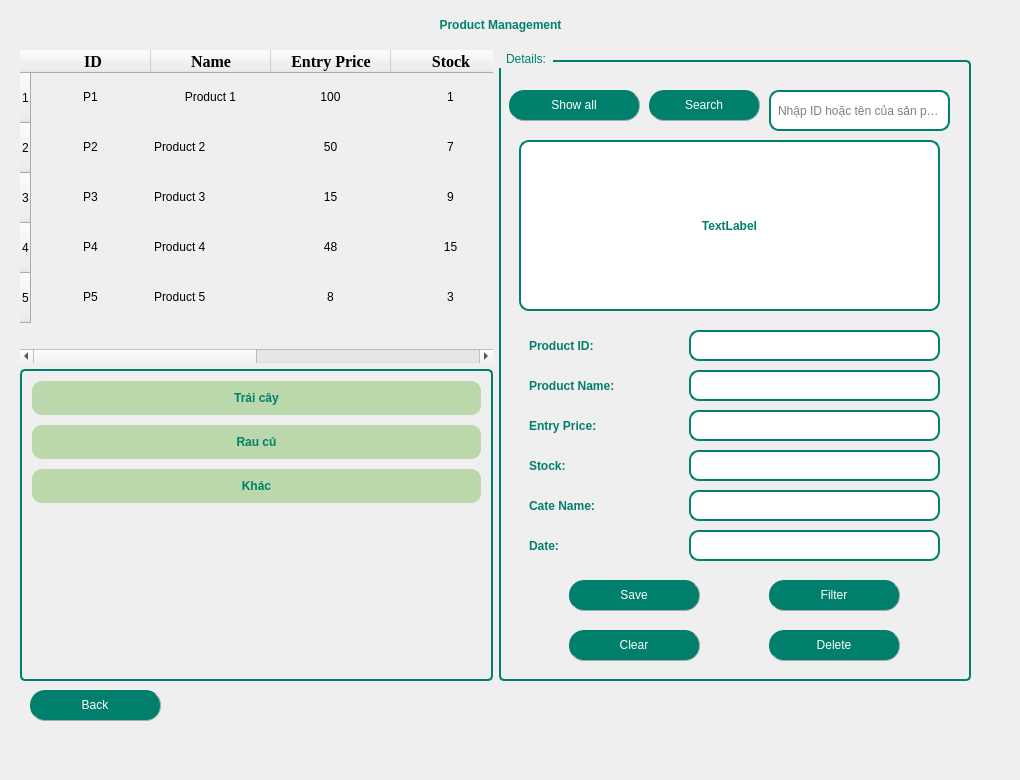
  <widget class="QWidget" name="centralwidget">
   <widget class="QLabel" name="label">
    <property name="geometry">
     <rect>
      <x>20</x>
      <y>0</y>
      <width>961</width>
      <height>50</height>
     </rect>
    </property>
    <property name="sizePolicy">
     <sizepolicy hsizetype="Expanding" vsizetype="Expanding">
      <horstretch>0</horstretch>
      <verstretch>0</verstretch>
     </sizepolicy>
    </property>
    <property name="maximumSize">
     <size>
      <width>16777215</width>
      <height>50</height>
     </size>
    </property>
    <property name="focusPolicy">
     <enum>Qt::NoFocus</enum>
    </property>
    <property name="autoFillBackground">
     <bool>false</bool>
    </property>
    <property name="styleSheet">
     <string notr="true">QLabel {
	font: bold 22pt &quot;Tahoma&quot;;        /* Cỡ chữ */
    color: #00806c;             /* Màu chữ */
    font-weight: bold;      /* Chữ đậm */

}
</string>
    </property>
    <property name="frameShape">
     <enum>QFrame::NoFrame</enum>
    </property>
    <property name="frameShadow">
     <enum>QFrame::Plain</enum>
    </property>
    <property name="text">
     <string>Product Management</string>
    </property>
    <property name="scaledContents">
     <bool>false</bool>
    </property>
    <property name="alignment">
     <set>Qt::AlignCenter</set>
    </property>
   </widget>
   <widget class="QLabel" name="labelBackground">
    <property name="geometry">
     <rect>
      <x>0</x>
      <y>-30</y>
      <width>1011</width>
      <height>771</height>
     </rect>
    </property>
    <property name="text">
     <string/>
    </property>
    <property name="textFormat">
     <enum>Qt::AutoText</enum>
    </property>
    <property name="pixmap">
     <pixmap>../../images/backgrproduct.gif</pixmap>
    </property>
    <property name="scaledContents">
     <bool>true</bool>
    </property>
   </widget>
   <widget class="QPushButton" name="pushButtonBack">
    <property name="geometry">
     <rect>
      <x>30</x>
      <y>690</y>
      <width>131</width>
      <height>31</height>
     </rect>
    </property>
    <property name="styleSheet">
     <string notr="true">QPushButton{
        border-radius: 15px;
		border-right: 1px solid #aaaaaa;
		border-bottom: 1px solid #aaaaaa;
		font: bold 12pt &quot;Tahoma&quot;; /* Chữ in đậm */

}

QPushButton:enabled {
		background-color: #00806c;
		color: White;
}

QPushButton:pressed {
		background-color: #dfc456;
		color: #fffffe;
}


QPushButton:hover:!pressed {
		background-color: #86ad6f;
		color: #0c2f70;
}

QPushButton:disabled {
		background-color: #aaaaaa;
		color: #ffffff;
}
</string>
    </property>
    <property name="text">
     <string>Back</string>
    </property>
    <property name="icon">
     <iconset>
      <normaloff>../../images/back.png</normaloff>../../images/back.png</iconset>
    </property>
    <property name="iconSize">
     <size>
      <width>25</width>
      <height>25</height>
     </size>
    </property>
    <property name="checkable">
     <bool>false</bool>
    </property>
    <property name="autoRepeat">
     <bool>false</bool>
    </property>
   </widget>
   <widget class="QWidget" name="horizontalLayoutWidget">
    <property name="geometry">
     <rect>
      <x>20</x>
      <y>50</y>
      <width>951</width>
      <height>631</height>
     </rect>
    </property>
    <layout class="QHBoxLayout" name="horizontalLayout">
     <property name="sizeConstraint">
      <enum>QLayout::SetMaximumSize</enum>
     </property>
     <item>
      <layout class="QVBoxLayout" name="verticalLayout_3">
       <item>
        <widget class="QTableWidget" name="tableWidgetProduct">
         <property name="enabled">
          <bool>true</bool>
         </property>
         <property name="maximumSize">
          <size>
           <width>500</width>
           <height>700</height>
          </size>
         </property>
         <property name="styleSheet">
          <string notr="true">QTableWidget {
    font: 11pt &quot;Tahoma&quot;;
    background: transparent;
}

QTableWidget::item:hover {
    background-color: white; /* Màu xanh nhạt khi di chuột */
}

QHeaderView::section:hover {
    background-color: #AED6F1; /* Màu xanh dương nhạt khi di chuột vào tiêu đề */
}
</string>
         </property>
         <property name="frameShape">
          <enum>QFrame::NoFrame</enum>
         </property>
         <property name="frameShadow">
          <enum>QFrame::Plain</enum>
         </property>
         <property name="horizontalScrollBarPolicy">
          <enum>Qt::ScrollBarAsNeeded</enum>
         </property>
         <property name="sizeAdjustPolicy">
          <enum>QAbstractScrollArea::AdjustIgnored</enum>
         </property>
         <property name="alternatingRowColors">
          <bool>false</bool>
         </property>
         <property name="selectionMode">
          <enum>QAbstractItemView::ContiguousSelection</enum>
         </property>
         <property name="selectionBehavior">
          <enum>QAbstractItemView::SelectRows</enum>
         </property>
         <property name="verticalScrollMode">
          <enum>QAbstractItemView::ScrollPerItem</enum>
         </property>
         <property name="showGrid">
          <bool>true</bool>
         </property>
         <property name="gridStyle">
          <enum>Qt::SolidLine</enum>
         </property>
         <property name="sortingEnabled">
          <bool>false</bool>
         </property>
         <property name="wordWrap">
          <bool>true</bool>
         </property>
         <property name="cornerButtonEnabled">
          <bool>true</bool>
         </property>
         <attribute name="horizontalHeaderVisible">
          <bool>true</bool>
         </attribute>
         <attribute name="horizontalHeaderCascadingSectionResizes">
          <bool>false</bool>
         </attribute>
         <attribute name="horizontalHeaderDefaultSectionSize">
          <number>120</number>
         </attribute>
         <attribute name="horizontalHeaderHighlightSections">
          <bool>true</bool>
         </attribute>
         <attribute name="horizontalHeaderMinimumSectionSize">
          <number>70</number>
         </attribute>
         <attribute name="verticalHeaderVisible">
          <bool>true</bool>
         </attribute>
         <attribute name="verticalHeaderCascadingSectionResizes">
          <bool>false</bool>
         </attribute>
         <attribute name="verticalHeaderDefaultSectionSize">
          <number>50</number>
         </attribute>
         <attribute name="verticalHeaderHighlightSections">
          <bool>true</bool>
         </attribute>
         <attribute name="verticalHeaderMinimumSectionSize">
          <number>50</number>
         </attribute>
         <attribute name="verticalHeaderShowSortIndicator" stdset="0">
          <bool>false</bool>
         </attribute>
         <attribute name="verticalHeaderStretchLastSection">
          <bool>false</bool>
         </attribute>
         <row>
          <property name="text">
           <string>1</string>
          </property>
         </row>
         <row>
          <property name="text">
           <string>2</string>
          </property>
         </row>
         <row>
          <property name="text">
           <string>3</string>
          </property>
         </row>
         <row>
          <property name="text">
           <string>4</string>
          </property>
         </row>
         <row>
          <property name="text">
           <string>5</string>
          </property>
         </row>
         <column>
          <property name="text">
           <string> ID</string>
          </property>
          <property name="font">
           <font>
            <family>Times New Roman</family>
            <pointsize>12</pointsize>
            <weight>75</weight>
            <bold>true</bold>
           </font>
          </property>
          <property name="textAlignment">
           <set>AlignCenter</set>
          </property>
          <property name="background">
           <color>
            <red>255</red>
            <green>255</green>
            <blue>255</blue>
           </color>
          </property>
         </column>
         <column>
          <property name="text">
           <string>Name</string>
          </property>
          <property name="font">
           <font>
            <family>Times New Roman</family>
            <pointsize>12</pointsize>
            <weight>75</weight>
            <bold>true</bold>
           </font>
          </property>
          <property name="textAlignment">
           <set>AlignCenter</set>
          </property>
         </column>
         <column>
          <property name="text">
           <string>Entry Price</string>
          </property>
          <property name="font">
           <font>
            <family>Times New Roman</family>
            <pointsize>12</pointsize>
            <weight>75</weight>
            <bold>true</bold>
           </font>
          </property>
          <property name="textAlignment">
           <set>AlignCenter</set>
          </property>
         </column>
         <column>
          <property name="text">
           <string>Stock</string>
          </property>
          <property name="font">
           <font>
            <family>Times New Roman</family>
            <pointsize>12</pointsize>
            <weight>75</weight>
            <bold>true</bold>
           </font>
          </property>
          <property name="textAlignment">
           <set>AlignCenter</set>
          </property>
         </column>
         <column>
          <property name="text">
           <string>Cate ID</string>
          </property>
          <property name="font">
           <font>
            <family>Times New Roman</family>
            <pointsize>12</pointsize>
            <weight>75</weight>
            <bold>true</bold>
           </font>
          </property>
          <property name="textAlignment">
           <set>AlignCenter</set>
          </property>
         </column>
         <column>
          <property name="text">
           <string>Date</string>
          </property>
          <property name="font">
           <font>
            <family>Times New Roman</family>
            <pointsize>12</pointsize>
            <weight>75</weight>
            <bold>true</bold>
           </font>
          </property>
          <property name="textAlignment">
           <set>AlignCenter</set>
          </property>
         </column>
         <item row="0" column="0">
          <property name="text">
           <string>P1</string>
          </property>
          <property name="textAlignment">
           <set>AlignCenter</set>
          </property>
         </item>
         <item row="0" column="1">
          <property name="text">
           <string>Product 1</string>
          </property>
          <property name="textAlignment">
           <set>AlignCenter</set>
          </property>
         </item>
         <item row="0" column="2">
          <property name="text">
           <string>100</string>
          </property>
          <property name="textAlignment">
           <set>AlignCenter</set>
          </property>
         </item>
         <item row="0" column="3">
          <property name="text">
           <string>1</string>
          </property>
          <property name="textAlignment">
           <set>AlignCenter</set>
          </property>
         </item>
         <item row="0" column="4">
          <property name="text">
           <string>C1</string>
          </property>
          <property name="textAlignment">
           <set>AlignCenter</set>
          </property>
         </item>
         <item row="1" column="0">
          <property name="text">
           <string>P2</string>
          </property>
          <property name="textAlignment">
           <set>AlignCenter</set>
          </property>
         </item>
         <item row="1" column="1">
          <property name="text">
           <string>Product 2</string>
          </property>
         </item>
         <item row="1" column="2">
          <property name="text">
           <string>50</string>
          </property>
          <property name="textAlignment">
           <set>AlignCenter</set>
          </property>
         </item>
         <item row="1" column="3">
          <property name="text">
           <string>7</string>
          </property>
          <property name="textAlignment">
           <set>AlignCenter</set>
          </property>
         </item>
         <item row="1" column="4">
          <property name="text">
           <string>C2</string>
          </property>
          <property name="textAlignment">
           <set>AlignCenter</set>
          </property>
         </item>
         <item row="2" column="0">
          <property name="text">
           <string>P3</string>
          </property>
          <property name="textAlignment">
           <set>AlignCenter</set>
          </property>
         </item>
         <item row="2" column="1">
          <property name="text">
           <string>Product 3</string>
          </property>
         </item>
         <item row="2" column="2">
          <property name="text">
           <string>15</string>
          </property>
          <property name="textAlignment">
           <set>AlignCenter</set>
          </property>
         </item>
         <item row="2" column="3">
          <property name="text">
           <string>9</string>
          </property>
          <property name="textAlignment">
           <set>AlignCenter</set>
          </property>
         </item>
         <item row="2" column="4">
          <property name="text">
           <string>C2</string>
          </property>
          <property name="textAlignment">
           <set>AlignCenter</set>
          </property>
         </item>
         <item row="3" column="0">
          <property name="text">
           <string>P4</string>
          </property>
          <property name="textAlignment">
           <set>AlignCenter</set>
          </property>
         </item>
         <item row="3" column="1">
          <property name="text">
           <string>Product 4</string>
          </property>
         </item>
         <item row="3" column="2">
          <property name="text">
           <string>48</string>
          </property>
          <property name="textAlignment">
           <set>AlignCenter</set>
          </property>
         </item>
         <item row="3" column="3">
          <property name="text">
           <string>15</string>
          </property>
          <property name="textAlignment">
           <set>AlignCenter</set>
          </property>
         </item>
         <item row="3" column="4">
          <property name="text">
           <string>C3</string>
          </property>
          <property name="textAlignment">
           <set>AlignCenter</set>
          </property>
         </item>
         <item row="4" column="0">
          <property name="text">
           <string>P5</string>
          </property>
          <property name="textAlignment">
           <set>AlignCenter</set>
          </property>
         </item>
         <item row="4" column="1">
          <property name="text">
           <string>Product 5</string>
          </property>
         </item>
         <item row="4" column="2">
          <property name="text">
           <string>8</string>
          </property>
          <property name="textAlignment">
           <set>AlignCenter</set>
          </property>
         </item>
         <item row="4" column="3">
          <property name="text">
           <string>3</string>
          </property>
          <property name="textAlignment">
           <set>AlignCenter</set>
          </property>
         </item>
         <item row="4" column="4">
          <property name="text">
           <string>C1</string>
          </property>
          <property name="textAlignment">
           <set>AlignCenter</set>
          </property>
         </item>
        </widget>
       </item>
       <item>
        <widget class="QListWidget" name="listWidgetCategory">
         <property name="enabled">
          <bool>true</bool>
         </property>
         <property name="maximumSize">
          <size>
           <width>500</width>
           <height>700</height>
          </size>
         </property>
         <property name="styleSheet">
          <string notr="true">QListWidget {
    border: 2px solid #00806c;  /* Viền xanh đậm */
    border-radius: 5px;  /* Bo góc nhẹ */
	background: transparent;
    font: bold 12pt &quot;Tahoma&quot;; /* Font chữ đậm */
    color: #00806c; /* Chữ xanh đậm */
    padding: 5px;
}

QListWidget::item {
    padding: 10px;
    border-radius: 10px; /* Bo góc item */
    background-color: rgb(186, 216, 171); /* Màu xanh nhạt */
    color: #00806c; /* Chữ xanh đậm */
    margin: 5px;
    text-align: center;
    transition: background 0.2s ease-in-out, color 0.2s ease-in-out;
}

QListWidget::item:hover {
    background: white; /* Khi di chuột vào, nền trắng */
    color: #00806c; /* Giữ chữ xanh đậm */
}

QListWidget::item:selected,
QListWidget::item:selected:active {
    background: #00806c; /* Nền xanh đậm khi chọn */
    color: white; /* Chữ trắng nổi bật */
    font-weight: bold;
    border: none; /* Bỏ viền */
    outline: none; /* Không hiển thị đường viền focus */
}
</string>
         </property>
         <property name="frameShape">
          <enum>QFrame::NoFrame</enum>
         </property>
         <property name="verticalScrollBarPolicy">
          <enum>Qt::ScrollBarAsNeeded</enum>
         </property>
         <property name="horizontalScrollBarPolicy">
          <enum>Qt::ScrollBarAsNeeded</enum>
         </property>
         <property name="flow">
          <enum>QListView::TopToBottom</enum>
         </property>
         <item>
          <property name="text">
           <string>Trái cây</string>
          </property>
          <property name="font">
           <font>
            <family>Tahoma</family>
            <weight>75</weight>
            <bold>true</bold>
           </font>
          </property>
          <property name="textAlignment">
           <set>AlignCenter</set>
          </property>
         </item>
         <item>
          <property name="text">
           <string>Rau củ</string>
          </property>
          <property name="font">
           <font>
            <family>Tahoma</family>
            <weight>75</weight>
            <bold>true</bold>
           </font>
          </property>
          <property name="textAlignment">
           <set>AlignCenter</set>
          </property>
         </item>
         <item>
          <property name="text">
           <string>Khác</string>
          </property>
          <property name="font">
           <font>
            <family>Tahoma</family>
            <weight>75</weight>
            <bold>true</bold>
           </font>
          </property>
          <property name="textAlignment">
           <set>AlignCenter</set>
          </property>
         </item>
        </widget>
       </item>
      </layout>
     </item>
     <item>
      <widget class="QGroupBox" name="groupBox">
       <property name="sizePolicy">
        <sizepolicy hsizetype="Expanding" vsizetype="Expanding">
         <horstretch>0</horstretch>
         <verstretch>0</verstretch>
        </sizepolicy>
       </property>
       <property name="maximumSize">
        <size>
         <width>700</width>
         <height>700</height>
        </size>
       </property>
       <property name="styleSheet">
        <string notr="true">QGroupBox {
    border: 2px solid #00806c; /* Viền xanh đậm */
    border-radius: 5px; /* Bo góc nhẹ */
    margin-top: 10px; /* Đẩy tiêu đề lên trên viền */
    font: bold 14pt &quot;Tahoma&quot;; /* Chữ in đậm */
    color: #00806c; /* Màu chữ xanh ngọc */

}

QGroupBox::title {
    subcontrol-origin: margin;
    subcontrol-position: top left; /* Tiêu đề nằm góc trái */
    padding: 2px 5px;
    border-radius: 3px;
}
QLabel {
	font: bold 11pt &quot;Tahoma&quot;;        /* Cỡ chữ */
    color: #00806c;             /* Màu chữ */
    font-weight: bold;      /* Chữ đậm */

}
QLineEdit {
    border: 2px solid #00806c; /* Viền xanh lá đậm */
    border-radius: 10px;       /* Bo tròn góc */
    padding: 5px;              /* Khoảng cách nội dung với viền */
    background-color: white;   /* Nền trắng */
	 font-size: 12px;        /* Cỡ chữ */
}</string>
       </property>
       <property name="title">
        <string>Details:</string>
       </property>
       <property name="alignment">
        <set>Qt::AlignLeading|Qt::AlignLeft|Qt::AlignVCenter</set>
       </property>
       <widget class="QLabel" name="label_2">
        <property name="geometry">
         <rect>
          <x>30</x>
          <y>280</y>
          <width>131</width>
          <height>31</height>
         </rect>
        </property>
        <property name="text">
         <string>Product ID:</string>
        </property>
       </widget>
       <widget class="QLineEdit" name="lineEditProductID">
        <property name="geometry">
         <rect>
          <x>190</x>
          <y>280</y>
          <width>251</width>
          <height>31</height>
         </rect>
        </property>
        <property name="echoMode">
         <enum>QLineEdit::Normal</enum>
        </property>
        <property name="clearButtonEnabled">
         <bool>true</bool>
        </property>
       </widget>
       <widget class="QLabel" name="label_3">
        <property name="geometry">
         <rect>
          <x>30</x>
          <y>320</y>
          <width>151</width>
          <height>31</height>
         </rect>
        </property>
        <property name="text">
         <string>Product Name:</string>
        </property>
       </widget>
       <widget class="QLineEdit" name="lineEditProductName">
        <property name="geometry">
         <rect>
          <x>190</x>
          <y>320</y>
          <width>251</width>
          <height>31</height>
         </rect>
        </property>
        <property name="clearButtonEnabled">
         <bool>true</bool>
        </property>
       </widget>
       <widget class="QLineEdit" name="lineEditPrice">
        <property name="geometry">
         <rect>
          <x>190</x>
          <y>360</y>
          <width>251</width>
          <height>31</height>
         </rect>
        </property>
        <property name="clearButtonEnabled">
         <bool>true</bool>
        </property>
       </widget>
       <widget class="QLabel" name="label_4">
        <property name="geometry">
         <rect>
          <x>30</x>
          <y>360</y>
          <width>121</width>
          <height>31</height>
         </rect>
        </property>
        <property name="text">
         <string>Entry Price:</string>
        </property>
       </widget>
       <widget class="QLineEdit" name="lineEditQuantity">
        <property name="geometry">
         <rect>
          <x>190</x>
          <y>400</y>
          <width>251</width>
          <height>31</height>
         </rect>
        </property>
        <property name="clearButtonEnabled">
         <bool>true</bool>
        </property>
       </widget>
       <widget class="QLabel" name="label_5">
        <property name="geometry">
         <rect>
          <x>30</x>
          <y>400</y>
          <width>121</width>
          <height>31</height>
         </rect>
        </property>
        <property name="text">
         <string>Stock:</string>
        </property>
       </widget>
       <widget class="QLineEdit" name="lineEditCateID">
        <property name="geometry">
         <rect>
          <x>190</x>
          <y>440</y>
          <width>251</width>
          <height>31</height>
         </rect>
        </property>
        <property name="clearButtonEnabled">
         <bool>true</bool>
        </property>
       </widget>
       <widget class="QLabel" name="label_6">
        <property name="geometry">
         <rect>
          <x>30</x>
          <y>440</y>
          <width>121</width>
          <height>31</height>
         </rect>
        </property>
        <property name="text">
         <string>Cate Name:</string>
        </property>
       </widget>
       <widget class="QPushButton" name="pushButtonSave">
        <property name="geometry">
         <rect>
          <x>70</x>
          <y>530</y>
          <width>131</width>
          <height>31</height>
         </rect>
        </property>
        <property name="styleSheet">
         <string notr="true">QPushButton{
        border-radius: 15px;
		border-right: 1px solid #aaaaaa;
		border-bottom: 1px solid #aaaaaa;
		font: bold 12pt &quot;Tahoma&quot;; /* Chữ in đậm */

}

QPushButton:enabled {
		background-color: #00806c;
		color: White;
}

QPushButton:pressed {
		background-color: #dfc456;
		color: #fffffe;
}


QPushButton:hover:!pressed {
		background-color: #86ad6f;
		color: #0c2f70;
}

QPushButton:disabled {
		background-color: #aaaaaa;
		color: #ffffff;
}
</string>
        </property>
        <property name="text">
         <string>Save</string>
        </property>
        <property name="icon">
         <iconset>
          <normaloff>../../images/save (2).png</normaloff>../../images/save (2).png</iconset>
        </property>
        <property name="iconSize">
         <size>
          <width>25</width>
          <height>25</height>
         </size>
        </property>
       </widget>
       <widget class="QPushButton" name="pushButtonClear">
        <property name="geometry">
         <rect>
          <x>70</x>
          <y>580</y>
          <width>131</width>
          <height>31</height>
         </rect>
        </property>
        <property name="styleSheet">
         <string notr="true">QPushButton{
        border-radius: 15px;
		border-right: 1px solid #aaaaaa;
		border-bottom: 1px solid #aaaaaa;
		font: bold 12pt &quot;Tahoma&quot;; /* Chữ in đậm */

}

QPushButton:enabled {
		background-color: #00806c;
		color: White;
}

QPushButton:pressed {
		background-color: #dfc456;
		color: #fffffe;
}


QPushButton:hover:!pressed {
		background-color: #86ad6f;
		color: #0c2f70;
}

QPushButton:disabled {
		background-color: #aaaaaa;
		color: #ffffff;
}
</string>
        </property>
        <property name="text">
         <string>Clear</string>
        </property>
        <property name="icon">
         <iconset>
          <normaloff>../../images/clear.png</normaloff>../../images/clear.png</iconset>
        </property>
        <property name="iconSize">
         <size>
          <width>25</width>
          <height>25</height>
         </size>
        </property>
       </widget>
       <widget class="QPushButton" name="pushButtonDelete">
        <property name="geometry">
         <rect>
          <x>270</x>
          <y>580</y>
          <width>131</width>
          <height>31</height>
         </rect>
        </property>
        <property name="styleSheet">
         <string notr="true">QPushButton{
        border-radius: 15px;
		border-right: 1px solid #aaaaaa;
		border-bottom: 1px solid #aaaaaa;
		font: bold 12pt &quot;Tahoma&quot;; /* Chữ in đậm */

}

QPushButton:enabled {
		background-color: #00806c;
		color: White;
}

QPushButton:pressed {
		background-color: #dfc456;
		color: #fffffe;
}


QPushButton:hover:!pressed {
		background-color: #86ad6f;
		color: #0c2f70;
}

QPushButton:disabled {
		background-color: #aaaaaa;
		color: #ffffff;
}
</string>
        </property>
        <property name="text">
         <string>Delete</string>
        </property>
        <property name="icon">
         <iconset>
          <normaloff>../../images/delete.png</normaloff>../../images/delete.png</iconset>
        </property>
        <property name="iconSize">
         <size>
          <width>25</width>
          <height>25</height>
         </size>
        </property>
       </widget>
       <widget class="QPushButton" name="pushButtonFilterDate">
        <property name="geometry">
         <rect>
          <x>270</x>
          <y>530</y>
          <width>131</width>
          <height>31</height>
         </rect>
        </property>
        <property name="styleSheet">
         <string notr="true">QPushButton{
        border-radius: 15px;
		border-right: 1px solid #aaaaaa;
		border-bottom: 1px solid #aaaaaa;
		font: bold 12pt &quot;Tahoma&quot;; /* Chữ in đậm */

}

QPushButton:enabled {
		background-color: #00806c;
		color: White;
}

QPushButton:pressed {
		background-color: #dfc456;
		color: #fffffe;
}


QPushButton:hover:!pressed {
		background-color: #86ad6f;
		color: #0c2f70;
}

QPushButton:disabled {
		background-color: #aaaaaa;
		color: #ffffff;
}
</string>
        </property>
        <property name="text">
         <string>Filter</string>
        </property>
        <property name="icon">
         <iconset>
          <normaloff>../../images/filter.webp</normaloff>../../images/filter.webp</iconset>
        </property>
        <property name="iconSize">
         <size>
          <width>25</width>
          <height>25</height>
         </size>
        </property>
       </widget>
       <widget class="QPushButton" name="pushButtonSearch">
        <property name="geometry">
         <rect>
          <x>150</x>
          <y>40</y>
          <width>111</width>
          <height>31</height>
         </rect>
        </property>
        <property name="styleSheet">
         <string notr="true">QPushButton{
        border-radius: 15px;
		border-right: 1px solid #aaaaaa;
		border-bottom: 1px solid #aaaaaa;
		font: bold 12pt &quot;Tahoma&quot;; /* Chữ in đậm */

}

QPushButton:enabled {
		background-color: #00806c;
		color: White;
}

QPushButton:pressed {
		background-color: #dfc456;
		color: #fffffe;
}


QPushButton:hover:!pressed {
		background-color: #86ad6f;
		color: #0c2f70;
}

QPushButton:disabled {
		background-color: #aaaaaa;
		color: #ffffff;
}
</string>
        </property>
        <property name="text">
         <string>Search</string>
        </property>
        <property name="icon">
         <iconset>
          <normaloff>../../images/search.webp</normaloff>../../images/search.webp</iconset>
        </property>
        <property name="iconSize">
         <size>
          <width>25</width>
          <height>25</height>
         </size>
        </property>
       </widget>
       <widget class="QPushButton" name="pushButtonShowall">
        <property name="geometry">
         <rect>
          <x>10</x>
          <y>40</y>
          <width>131</width>
          <height>31</height>
         </rect>
        </property>
        <property name="styleSheet">
         <string notr="true">QPushButton{
        border-radius: 15px;
		border-right: 1px solid #aaaaaa;
		border-bottom: 1px solid #aaaaaa;
		font: bold 12pt &quot;Tahoma&quot;; /* Chữ in đậm */

}

QPushButton:enabled {
		background-color: #00806c;
		color: White;
}

QPushButton:pressed {
		background-color: #dfc456;
		color: #fffffe;
}


QPushButton:hover:!pressed {
		background-color: #86ad6f;
		color: #0c2f70;
}

QPushButton:disabled {
		background-color: #aaaaaa;
		color: #ffffff;
}
</string>
        </property>
        <property name="text">
         <string>Show all</string>
        </property>
        <property name="icon">
         <iconset>
          <normaloff>../../images/showall.webp</normaloff>../../images/showall.webp</iconset>
        </property>
        <property name="iconSize">
         <size>
          <width>25</width>
          <height>25</height>
         </size>
        </property>
       </widget>
       <widget class="QLabel" name="label_7">
        <property name="geometry">
         <rect>
          <x>30</x>
          <y>480</y>
          <width>121</width>
          <height>31</height>
         </rect>
        </property>
        <property name="text">
         <string>Date:</string>
        </property>
       </widget>
       <widget class="QLineEdit" name="lineEditDate">
        <property name="geometry">
         <rect>
          <x>190</x>
          <y>480</y>
          <width>251</width>
          <height>31</height>
         </rect>
        </property>
        <property name="clearButtonEnabled">
         <bool>true</bool>
        </property>
       </widget>
       <widget class="QLabel" name="labelPhoto">
        <property name="geometry">
         <rect>
          <x>20</x>
          <y>90</y>
          <width>421</width>
          <height>171</height>
         </rect>
        </property>
        <property name="styleSheet">
         <string notr="true">    QLabel {
        border: 2px solid #00806c;  /* Viền màu xanh lá */
        border-radius: 10px;  /* Bo góc 10px */
        padding: 5px;  /* Tạo khoảng cách nội dung với viền */
		background-color: rgb(255, 255, 255);
		font: bold 12pt &quot;Tahoma&quot;;        /* Cỡ chữ */
    }</string>
        </property>
        <property name="text">
         <string>TextLabel</string>
        </property>
        <property name="alignment">
         <set>Qt::AlignCenter</set>
        </property>
       </widget>
       <widget class="QLineEdit" name="lineEditSearch">
        <property name="geometry">
         <rect>
          <x>270</x>
          <y>40</y>
          <width>181</width>
          <height>41</height>
         </rect>
        </property>
        <property name="placeholderText">
         <string>Nhập ID hoặc tên của sản phẩm</string>
        </property>
        <property name="clearButtonEnabled">
         <bool>true</bool>
        </property>
       </widget>
      </widget>
     </item>
    </layout>
   </widget>
   <zorder>labelBackground</zorder>
   <zorder>label</zorder>
   <zorder>horizontalLayoutWidget</zorder>
   <zorder>pushButtonBack</zorder>
  </widget>
